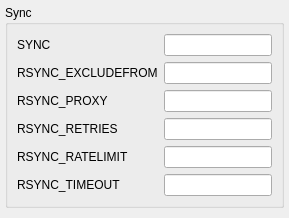
     <widget class="QWidget" name="TabSync">
      <attribute name="title">
       <string>&amp;Sync</string>
      </attribute>
      <layout class="QGridLayout">
       <property name="margin">
        <number>5</number>
       </property>
       <item row="0" column="0">
        <widget class="QGroupBox" name="groupBox1_2">
         <property name="title">
          <string>Sync</string>
         </property>
         <layout class="QGridLayout">
          <item row="2" column="0">
           <widget class="QLabel" name="textLabel3_2_2_2_2_2_3">
            <property name="sizePolicy">
             <sizepolicy hsizetype="Fixed" vsizetype="Fixed">
              <horstretch>0</horstretch>
              <verstretch>0</verstretch>
             </sizepolicy>
            </property>
            <property name="text">
             <string>RSYNC_PROXY</string>
            </property>
            <property name="wordWrap">
             <bool>false</bool>
            </property>
           </widget>
          </item>
          <item row="1" column="1">
           <widget class="QLineEdit" name="kcfg_RsyncExcludeFrom"/>
          </item>
          <item row="5" column="0">
           <widget class="QLabel" name="textLabel3_2_2_2_2_2_6">
            <property name="sizePolicy">
             <sizepolicy hsizetype="Fixed" vsizetype="Fixed">
              <horstretch>0</horstretch>
              <verstretch>0</verstretch>
             </sizepolicy>
            </property>
            <property name="text">
             <string>RSYNC_TIMEOUT</string>
            </property>
            <property name="wordWrap">
             <bool>false</bool>
            </property>
           </widget>
          </item>
          <item row="0" column="0">
           <widget class="QLabel" name="textLabel3_2_2_2_2_2_4">
            <property name="sizePolicy">
             <sizepolicy hsizetype="Fixed" vsizetype="Fixed">
              <horstretch>0</horstretch>
              <verstretch>0</verstretch>
             </sizepolicy>
            </property>
            <property name="text">
             <string>SYNC</string>
            </property>
            <property name="wordWrap">
             <bool>false</bool>
            </property>
           </widget>
          </item>
          <item row="3" column="0">
           <widget class="QLabel" name="textLabel3_2_2_2_2_2_4_2">
            <property name="sizePolicy">
             <sizepolicy hsizetype="Fixed" vsizetype="Fixed">
              <horstretch>0</horstretch>
              <verstretch>0</verstretch>
             </sizepolicy>
            </property>
            <property name="text">
             <string>RSYNC_RETRIES</string>
            </property>
            <property name="wordWrap">
             <bool>false</bool>
            </property>
           </widget>
          </item>
          <item row="1" column="0">
           <widget class="QLabel" name="textLabel3_2_2_2_2_2_2_2">
            <property name="sizePolicy">
             <sizepolicy hsizetype="Fixed" vsizetype="Fixed">
              <horstretch>0</horstretch>
              <verstretch>0</verstretch>
             </sizepolicy>
            </property>
            <property name="text">
             <string>RSYNC_EXCLUDEFROM</string>
            </property>
            <property name="wordWrap">
             <bool>false</bool>
            </property>
           </widget>
          </item>
          <item row="2" column="1">
           <widget class="QLineEdit" name="kcfg_RsyncProxy"/>
          </item>
          <item row="5" column="1">
           <widget class="QLineEdit" name="kcfg_RsyncTimeOut"/>
          </item>
          <item row="4" column="1">
           <widget class="QLineEdit" name="kcfg_RsyncRateLimit"/>
          </item>
          <item row="4" column="0">
           <widget class="QLabel" name="textLabel3_2_2_2_2_2_5">
            <property name="sizePolicy">
             <sizepolicy hsizetype="Fixed" vsizetype="Fixed">
              <horstretch>0</horstretch>
              <verstretch>0</verstretch>
             </sizepolicy>
            </property>
            <property name="text">
             <string>RSYNC_RATELIMIT</string>
            </property>
            <property name="wordWrap">
             <bool>false</bool>
            </property>
           </widget>
          </item>
          <item row="3" column="1">
           <widget class="QLineEdit" name="kcfg_RsyncRetries"/>
          </item>
          <item row="0" column="1">
           <widget class="QLineEdit" name="kcfg_Sync"/>
          </item>
         </layout>
        </widget>
       </item>
       <item row="1" column="0">
        <spacer name="spacer20">
         <property name="orientation">
          <enum>Qt::Vertical</enum>
         </property>
         <property name="sizeType">
          <enum>QSizePolicy::Expanding</enum>
         </property>
         <property name="sizeHint" stdset="0">
          <size>
           <width>21</width>
           <height>5</height>
          </size>
         </property>
        </spacer>
       </item>
      </layout>
     </widget>
